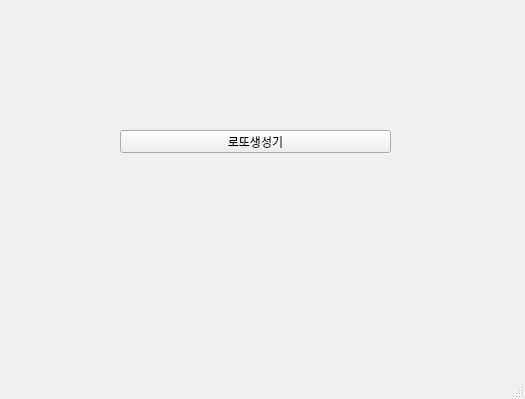
<?xml version="1.0" encoding="UTF-8"?>
<ui version="4.0">
 <class>MainWindow</class>
 <widget class="QMainWindow" name="MainWindow">
  <property name="geometry">
   <rect>
    <x>0</x>
    <y>0</y>
    <width>525</width>
    <height>399</height>
   </rect>
  </property>
  <property name="windowTitle">
   <string>MainWindow</string>
  </property>
  <widget class="QWidget" name="centralwidget">
   <widget class="QLabel" name="lbl1">
    <property name="geometry">
     <rect>
      <x>40</x>
      <y>60</y>
      <width>56</width>
      <height>12</height>
     </rect>
    </property>
    <property name="text">
     <string>__</string>
    </property>
   </widget>
   <widget class="QLabel" name="lbl2">
    <property name="geometry">
     <rect>
      <x>120</x>
      <y>60</y>
      <width>56</width>
      <height>12</height>
     </rect>
    </property>
    <property name="text">
     <string>__</string>
    </property>
   </widget>
   <widget class="QLabel" name="lbl3">
    <property name="geometry">
     <rect>
      <x>200</x>
      <y>60</y>
      <width>56</width>
      <height>12</height>
     </rect>
    </property>
    <property name="text">
     <string>__</string>
    </property>
   </widget>
   <widget class="QLabel" name="lbl4">
    <property name="geometry">
     <rect>
      <x>280</x>
      <y>60</y>
      <width>56</width>
      <height>12</height>
     </rect>
    </property>
    <property name="text">
     <string>__</string>
    </property>
   </widget>
   <widget class="QLabel" name="lbl5">
    <property name="geometry">
     <rect>
      <x>360</x>
      <y>60</y>
      <width>56</width>
      <height>12</height>
     </rect>
    </property>
    <property name="text">
     <string>__</string>
    </property>
   </widget>
   <widget class="QLabel" name="lbl6">
    <property name="geometry">
     <rect>
      <x>440</x>
      <y>60</y>
      <width>56</width>
      <height>12</height>
     </rect>
    </property>
    <property name="text">
     <string>__</string>
    </property>
   </widget>
   <widget class="QPushButton" name="pb">
    <property name="geometry">
     <rect>
      <x>120</x>
      <y>130</y>
      <width>271</width>
      <height>23</height>
     </rect>
    </property>
    <property name="text">
     <string>로또생성기</string>
    </property>
   </widget>
  </widget>
  <widget class="QMenuBar" name="menubar">
   <property name="geometry">
    <rect>
     <x>0</x>
     <y>0</y>
     <width>525</width>
     <height>21</height>
    </rect>
   </property>
  </widget>
  <widget class="QStatusBar" name="statusbar"/>
 </widget>
 <resources/>
 <connections/>
</ui>
